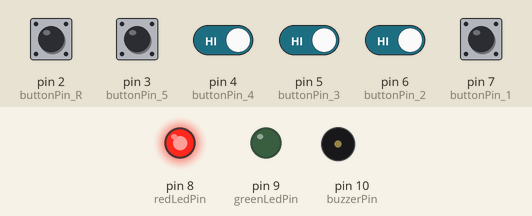
Recording of a sketch running on a simulated Arduino Uno, built with avr-gcc and run on an emulated ATmega328P. Shown: output pins drawn as LEDs (lit = HIGH), buzzer (waves = sounding, pin HIGH). The test bench sets the inputs (shaded band); at power-on: pin 2 (buttonPin_R), pin 3 (buttonPin_5), pin 4 (buttonPin_4), pin 5 (buttonPin_3), pin 6 (buttonPin_2), pin 7 (buttonPin_1) HIGH. What the sketch prints to the serial monitor is not drawn.

Above: at 1.2 s.
1.3 s: pin 2 (buttonPin_R) pulled LOW for 0.15 s
At 1.7 s:
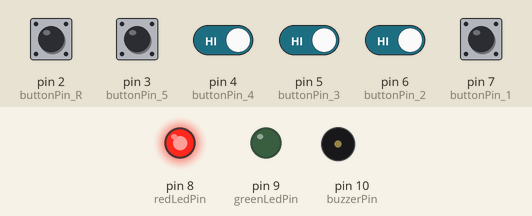
2.9 s: pin 3 (buttonPin_5) pulled LOW for 0.15 s
At 4.1 s:
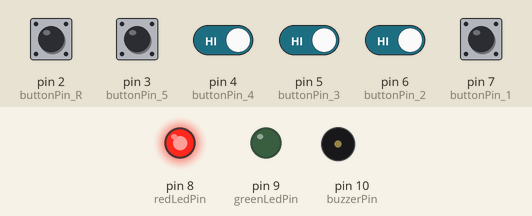
4.5 s: pin 2 (buttonPin_R) driven LOW and pin 3 (buttonPin_5) driven LOW and pin 4 (buttonPin_4) driven LOW and pin 5 (buttonPin_3) driven LOW and pin 6 (buttonPin_2) driven LOW
At 5.7 s:
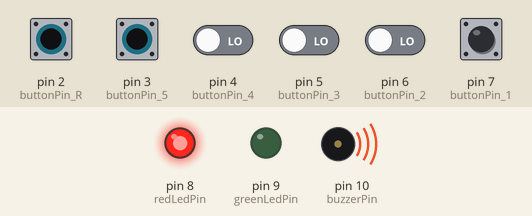
Timing chart, 0 to 7.5 s (numbered marks = the images above; inputs shaded):
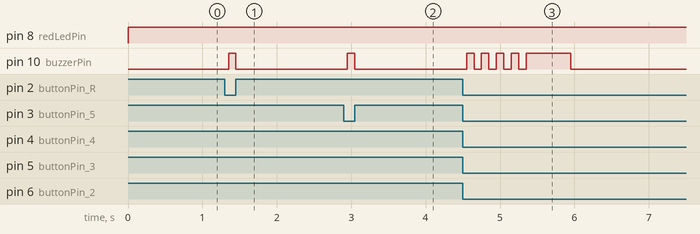

The sketch:

safe-box.ino
```cpp
// buttons pins:
const int servoPin = 11;
const int buzzerPin = 10;
const int greenLedPin = 9;
const int redLedPin = 8;
const int buttonPin_1 = 7;
const int buttonPin_2 = 6;
const int buttonPin_3 = 5;
const int buttonPin_4 = 4;
const int buttonPin_5 = 3;
const int buttonPin_R = 2;

/********************* buttons properties *********************/
int buttonState_1;            // the current reading from the input pin
int lastButtonState_1 = HIGH; // the previous reading from the input pin
bool buttonDown_1 = false;
bool buttonUp_1 = false;
unsigned long lastDebounceTime_1 = 0; // the last time the output pin was toggled

int buttonState_2;            // the current reading from the input pin
int lastButtonState_2 = HIGH; // the previous reading from the input pin
bool buttonDown_2 = false;
bool buttonUp_2 = false;
unsigned long lastDebounceTime_2 = 0; // the last time the output pin was toggled

int buttonState_3;            // the current reading from the input pin
int lastButtonState_3 = HIGH; // the previous reading from the input pin
bool buttonDown_3 = false;
bool buttonUp_3 = false;
unsigned long lastDebounceTime_3 = 0; // the last time the output pin was toggled

int buttonState_4;            // the current reading from the input pin
int lastButtonState_4 = HIGH; // the previous reading from the input pin
bool buttonDown_4 = false;
bool buttonUp_4 = false;
unsigned long lastDebounceTime_4 = 0; // the last time the output pin was toggled

int buttonState_5;            // the current reading from the input pin
int lastButtonState_5 = HIGH; // the previous reading from the input pin
bool buttonDown_5 = false;
bool buttonUp_5 = false;
unsigned long lastDebounceTime_5 = 0; // the last time the output pin was toggled

int buttonState_R;            // the current reading from the input pin
int lastButtonState_R = HIGH; // the previous reading from the input pin
bool buttonDown_R = false;
bool buttonUp_R = false;
unsigned long lastDebounceTime_R = 0; // the last time the output pin was toggled

unsigned long debounceDelay = 50; // the debounce time
/********************* buttons properties *********************/

const int passwordSize = 5;
int password[passwordSize] = {1, 2, 3, 4, 5};

int passwordAt[passwordSize];
int pass_i = 0;

int attempts = 0;

bool isLocked = true;
bool isChangingPassword = false;

void setup()
{
    Serial.begin(9600);

    pinMode(redLedPin, OUTPUT);
    pinMode(greenLedPin, OUTPUT);
    pinMode(buzzerPin, OUTPUT);

    pinMode(buttonPin_1, INPUT_PULLUP);
    pinMode(buttonPin_2, INPUT_PULLUP);
    pinMode(buttonPin_3, INPUT_PULLUP);
    pinMode(buttonPin_4, INPUT_PULLUP);
    pinMode(buttonPin_5, INPUT_PULLUP);
    pinMode(buttonPin_R, INPUT_PULLUP);

    digitalWrite(buzzerPin, LOW);
}

void loop()
{
    if (isLocked)
    {
        digitalWrite(redLedPin, HIGH);
        digitalWrite(greenLedPin, LOW);
    }
    else
    {
        digitalWrite(redLedPin, LOW);
        digitalWrite(greenLedPin, HIGH);
    }

    int digit = allButtonsDebounce();

    if (digit != 0)
    {
        if (isLocked)
        {
            if (digit == -1)
            {
                Serial.println("\nreset attempt!");
                pass_i = 0;
                beepSound(1);
            }
            else if (pass_i < passwordSize)
            {
                Serial.print(digit);
                passwordAt[pass_i] = digit;
                pass_i++;
                beepSound(1);
            }

            if (pass_i == passwordSize)
            {
                Serial.println();
                bool isEqual = comparePasswords(password, passwordAt);
                if (isEqual)
                {
                    isLocked = false;
                    Serial.println("safe-box unlocked!");
                    beepSound(1);
                }
                else
                {
                    Serial.print("wrong password");
                    attempts++;
                    digitalWrite(buzzerPin, HIGH);
                    if (attempts < 3)
                    {
                        Serial.println("!");
                        delay(500);
                    }
                    else
                    {
                        Serial.println(" three times in a row!");
                        delay(1500);
                        attempts = 0;
                    }
                    digitalWrite(buzzerPin, LOW);
                }
                pass_i = 0;
            }
        }
        else
        {
            if (!isChangingPassword)
            {
                if (digit == -1)
                {
                    Serial.print("insert the new password: ");
                    isChangingPassword = true;
                    beepSound(1);
                }
                else
                {
                    Serial.println("safe-box locked!");
                    isLocked = true;
                    beepSound(1);
                }
            }
            else
            {
                if (digit == -1)
                {
                    Serial.println("\npassword change canceled!");
                    isChangingPassword = false;
                    pass_i = 0;
                    beepSound(1);
                }
                else if (pass_i < passwordSize)
                {
                    Serial.print(digit);
                    passwordAt[pass_i] = digit;
                    pass_i++;
                    beepSound(1);
                }

                if (pass_i == passwordSize)
                {
                    Serial.println();
                    copyPasswords(password, passwordAt);
                    Serial.println("password change successfully!");
                    pass_i = 0;
                    isLocked = true;
                    isChangingPassword = false;
                    beepSound(2);
                }
            }
        }
    }
}

int allButtonsDebounce()
{
    buttonDebounce(buttonPin_1, &lastButtonState_1, &lastDebounceTime_1, &buttonState_1, &buttonUp_1, &buttonDown_1);
    buttonDebounce(buttonPin_2, &lastButtonState_2, &lastDebounceTime_2, &buttonState_2, &buttonUp_2, &buttonDown_2);
    buttonDebounce(buttonPin_3, &lastButtonState_3, &lastDebounceTime_3, &buttonState_3, &buttonUp_3, &buttonDown_3);
    buttonDebounce(buttonPin_4, &lastButtonState_4, &lastDebounceTime_4, &buttonState_4, &buttonUp_4, &buttonDown_4);
    buttonDebounce(buttonPin_5, &lastButtonState_5, &lastDebounceTime_5, &buttonState_5, &buttonUp_5, &buttonDown_5);
    buttonDebounce(buttonPin_R, &lastButtonState_R, &lastDebounceTime_R, &buttonState_R, &buttonUp_R, &buttonDown_R);

    if (buttonDown_1 && buttonUp_1)
    {
        buttonDown_1 = false;
        buttonUp_1 = false;
        return 1;
    }
    if (buttonDown_2 && buttonUp_2)
    {
        buttonDown_2 = false;
        buttonUp_2 = false;
        return 2;
    }
    if (buttonDown_3 && buttonUp_3)
    {
        buttonDown_3 = false;
        buttonUp_3 = false;
        return 3;
    }
    if (buttonDown_4 && buttonUp_4)
    {
        buttonDown_4 = false;
        buttonUp_4 = false;
        return 4;
    }
    if (buttonDown_5 && buttonUp_5)
    {
        buttonDown_5 = false;
        buttonUp_5 = false;
        return 5;
    }
    if (buttonDown_R && buttonUp_R)
    {
        buttonDown_R = false;
        buttonUp_R = false;
        return -1;
    }
    return 0;
}

void buttonDebounce(int buttonPin, int *lastButtonState, unsigned long *lastDebounceTime, int *buttonState, bool *buttonUp, bool *buttonDown)
{
    // read the state of the switch into a local variable:
    int reading = digitalRead(buttonPin);

    // check to see if you just pressed the button
    // (i.e. the input went from LOW to HIGH), and you've waited long enough
    // since the last press to ignore any noise:

    // If the switch changed, due to noise or pressing:
    if (reading != *lastButtonState)
    {
        // reset the debouncing timer
        *lastDebounceTime = millis();
    }

    if ((millis() - *lastDebounceTime) > debounceDelay)
    {
        // whatever the reading is at, it's been there for longer than the debounce
        // delay, so take it as the actual current state:

        // if the button state has changed:
        if (reading != *buttonState)
        {
            *buttonState = reading;

            // only toggle the LED if the new button state is HIGH
            if (*buttonState == HIGH)
            {
                // ledState = !ledState;
                *buttonUp = true;
            }
            if (*buttonState == LOW)
            {
                *buttonDown = true;
            }
        }
    }

    // save the reading. Next time through the loop, it'll be the lastButtonState:
    *lastButtonState = reading;
}

void beepSound(int n)
{
    for(int i = 0; i < n; i++){
      digitalWrite(buzzerPin, HIGH);
      delay(100);
      digitalWrite(buzzerPin, LOW);
      delay(100);
    }
}

bool comparePasswords(int *pass1, int *pass2)
{
    for (int i = 0; i < passwordSize; i++)
    {
        if (pass1[i] != pass2[i])
            return false;
    }
    return true;
}

void copyPasswords(int *pass1, int *pass2)
{
    for (int i = 0; i < passwordSize; i++)
    {
        pass1[i] = pass2[i];
    }
}
```

Measured:
- after the input at 1.3 s, pin 10 (buzzerPin): LOW → HIGH after 0.05 s, → LOW 0.10 s later
- after the input at 2.9 s, pin 10 (buzzerPin): LOW → HIGH after 0.05 s, → LOW 0.10 s later
- after the input at 4.5 s, pin 10 (buzzerPin): goes 4 × (HIGH 0.10 s, LOW 0.10 s), HIGH 0.60 s, then LOW, starting after 0.05 s
